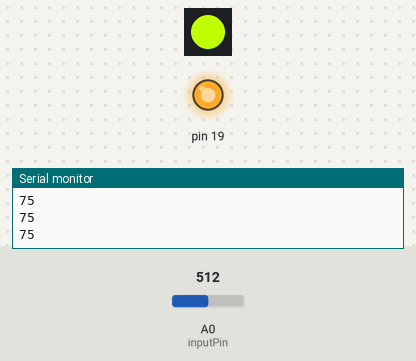
The sketch below on a simulated Arduino Uno, built with avr-gcc and run on an emulated ATmega328P. Parts: 1 RGB LEDs in strip order, left to right, output pins drawn as LEDs (lit = HIGH), the last lines printed to the serial monitor. The inputs (shaded band) are chosen by the test bench; at power-on: A0 (inputPin) = 512.

Above: at 1.2 s.
1.3 s: A0 (inputPin) set to 1023
At 2.5 s:
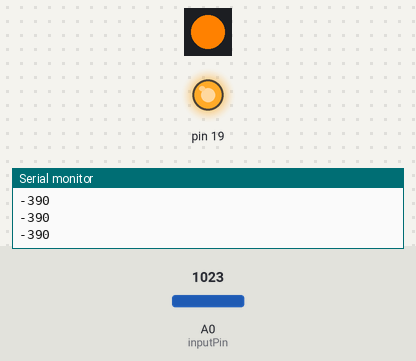
2.8 s: A0 (inputPin) set to 716
At 3.2 s:
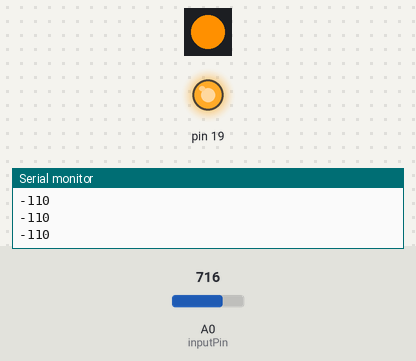
4.3 s: A0 (inputPin) set to 306
At 5.5 s:
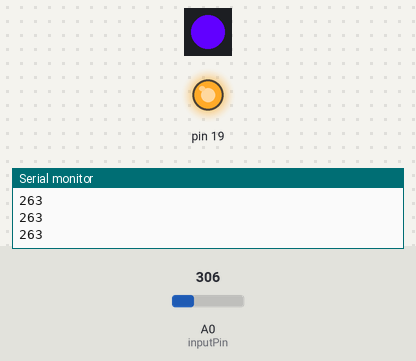
5.8 s: A0 (inputPin) set to 0
At 6.9 s:
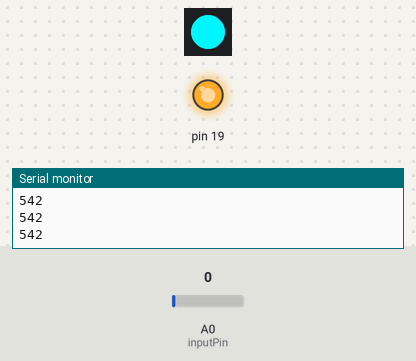
7.3 s: A0 (inputPin) set to 18
At 8.0 s:
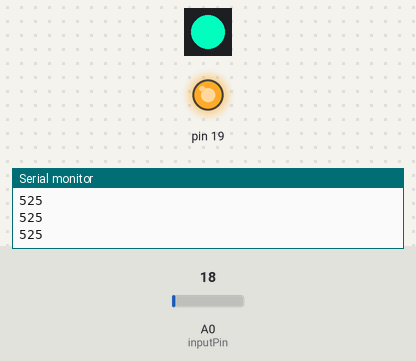
8.8 s: A0 (inputPin) set to 511
At 8.81 s:
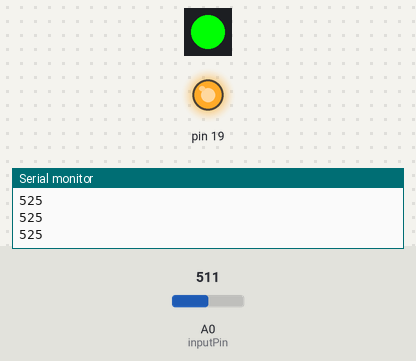
Timing chart, 0 to 11.3 s (numbered marks = the images above; inputs shaded):
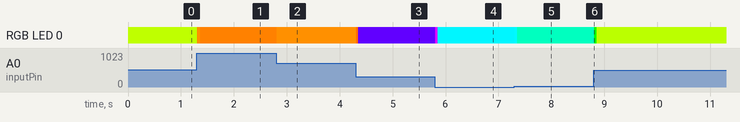

Measured:
- after the input at 1.3 s, RGB LED 0: RGB(191, 255, 0) → RGB(255, 123, 0) at once, → RGB(255, 144, 0) 0.01 s later, → RGB(255, 129, 0) 0.04 s later
- after the input at 2.8 s, RGB LED 0: RGB(255, 129, 0) → RGB(255, 144, 0) at once
- after the input at 4.3 s, RGB LED 0: RGB(255, 144, 0) → RGB(255, 108, 0) at once, → RGB(97, 0, 255) 0.04 s later
- after the input at 5.8 s, RGB LED 0: RGB(97, 0, 255) → RGB(216, 0, 255) at once, → RGB(0, 246, 255) 0.05 s later
- after the input at 7.3 s, RGB LED 0: RGB(0, 246, 255) → RGB(0, 250, 255) at once, → RGB(0, 255, 191) 0.05 s later
- after the input at 8.8 s, RGB LED 0: RGB(0, 255, 191) → RGB(0, 255, 4) at once, → RGB(187, 255, 0) 0.05 s later

The sketch:

Flex_Sensor_NeoPixel.ino
```cpp
const byte dim_curve[] = {
  0,   1,   1,   2,   2,   2,   2,   2,   2,   3,   3,   3,   3,   3,   3,   3,
  3,   3,   3,   3,   3,   3,   3,   4,   4,   4,   4,   4,   4,   4,   4,   4,
  4,   4,   4,   5,   5,   5,   5,   5,   5,   5,   5,   5,   5,   6,   6,   6,
  6,   6,   6,   6,   6,   7,   7,   7,   7,   7,   7,   7,   8,   8,   8,   8,
  8,   8,   9,   9,   9,   9,   9,   9,   10,  10,  10,  10,  10,  11,  11,  11,
  11,  11,  12,  12,  12,  12,  12,  13,  13,  13,  13,  14,  14,  14,  14,  15,
  15,  15,  16,  16,  16,  16,  17,  17,  17,  18,  18,  18,  19,  19,  19,  20,
  20,  20,  21,  21,  22,  22,  22,  23,  23,  24,  24,  25,  25,  25,  26,  26,
  27,  27,  28,  28,  29,  29,  30,  30,  31,  32,  32,  33,  33,  34,  35,  35,
  36,  36,  37,  38,  38,  39,  40,  40,  41,  42,  43,  43,  44,  45,  46,  47,
  48,  48,  49,  50,  51,  52,  53,  54,  55,  56,  57,  58,  59,  60,  61,  62,
  63,  64,  65,  66,  68,  69,  70,  71,  73,  74,  75,  76,  78,  79,  81,  82,
  83,  85,  86,  88,  90,  91,  93,  94,  96,  98,  99,  101, 103, 105, 107, 109,
  110, 112, 114, 116, 118, 121, 123, 125, 127, 129, 132, 134, 136, 139, 141, 144,
  146, 149, 151, 154, 157, 159, 162, 165, 168, 171, 174, 177, 180, 183, 186, 190,
  193, 196, 200, 203, 207, 211, 214, 218, 222, 226, 230, 234, 238, 242, 248, 255,
};


#include <Adafruit_NeoPixel.h>

int NUM_LEDS = 1;
int LED_PIN = 6;

Adafruit_NeoPixel pixels = Adafruit_NeoPixel(NUM_LEDS, LED_PIN, NEO_GRB + NEO_KHZ800);

int rgb_colors[3]; // recieves the results from hsb conversion

int H;
int S;
int B;

const int numReadings = 10;

int readings[numReadings];      // the readings from the analog input
int readIndex = 0;              // the index of the current reading
int total = 0;                  // the running total
int average = 0;                // the average

int inputPin = A0;

void setup() {
  pixels.begin();
  Serial.begin(9600);
  pinMode(19, OUTPUT);
  digitalWrite(19, HIGH);
  S = 255;
  B = 255;
  for (int thisReading = 0; thisReading < numReadings; thisReading++) {
    readings[thisReading] = 0;
  }
}

void loop()  {

  total = total - readings[readIndex];
  readings[readIndex] = analogRead(inputPin);
  total = total + readings[readIndex];
  readIndex = readIndex + 1;

  if (readIndex >= numReadings) {
    readIndex = 0;
  }

  average = 600 - (total / numReadings);
  H = map(average, 5, 400, 0, 360);
  getRGB(H, S, B, rgb_colors);
  Serial.println(H);
  pixels.setPixelColor(0, pixels.Color(rgb_colors[0], rgb_colors[1], rgb_colors[2]));
  pixels.show();

}


void getRGB(int hue, int sat, int val, int colors[3]) {
  /* convert hue, saturation and brightness ( HSB/HSV ) to RGB
     The dim_curve is used only on brightness/value and on saturation (inverted).
     This looks the most natural.
  */

  val = dim_curve[val];
  sat = 255 - dim_curve[255 - sat];

  int r;
  int g;
  int b;
  int base;

  hue = hue % 360;

  if (sat == 0) { // Acromatic color (gray). Hue doesn't mind.
    colors[0] = val;
    colors[1] = val;
    colors[2] = val;
  } else  {

    base = ((255 - sat) * val) >> 8;

    switch (hue / 60) {
      case 0:
        r = val;
        g = (((val - base) * hue) / 60) + base;
        b = base;
        break;

      case 1:
        r = (((val - base) * (60 - (hue % 60))) / 60) + base;
        g = val;
        b = base;
        break;

      case 2:
        r = base;
        g = val;
        b = (((val - base) * (hue % 60)) / 60) + base;
        break;

      case 3:
        r = base;
        g = (((val - base) * (60 - (hue % 60))) / 60) + base;
        b = val;
        break;

      case 4:
        r = (((val - base) * (hue % 60)) / 60) + base;
        g = base;
        b = val;
        break;

      case 5:
        r = val;
        g = base;
        b = (((val - base) * (60 - (hue % 60))) / 60) + base;
        break;
    }

    colors[0] = r;
    colors[1] = g;
    colors[2] = b;
  }
}
```
